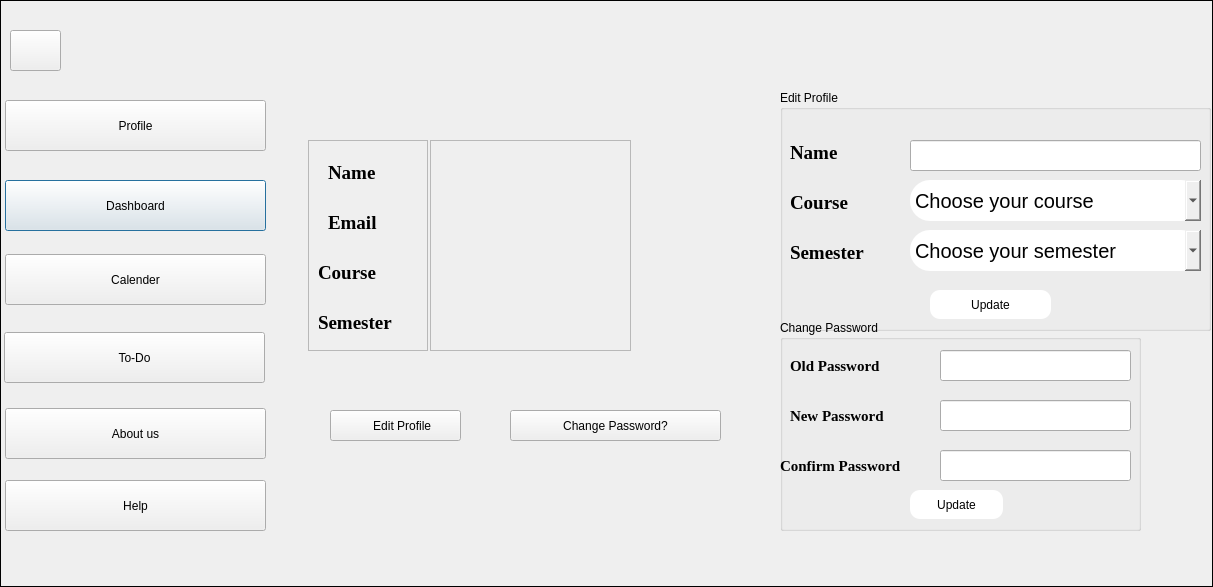
<?xml version="1.0" encoding="UTF-8"?>
<ui version="4.0">
 <class>profile</class>
 <widget class="QDialog" name="profile">
  <property name="geometry">
   <rect>
    <x>0</x>
    <y>0</y>
    <width>1213</width>
    <height>587</height>
   </rect>
  </property>
  <property name="windowTitle">
   <string>Routine Management System</string>
  </property>
  <widget class="QLabel" name="label">
   <property name="geometry">
    <rect>
     <x>1040</x>
     <y>50</y>
     <width>155</width>
     <height>26</height>
    </rect>
   </property>
   <property name="font">
    <font>
     <pointsize>-1</pointsize>
     <bold>true</bold>
    </font>
   </property>
   <property name="styleSheet">
    <string notr="true">font-size: 30px;
font-weight:bold;</string>
   </property>
   <property name="text">
    <string/>
   </property>
  </widget>
  <widget class="QLabel" name="label_2">
   <property name="geometry">
    <rect>
     <x>0</x>
     <y>0</y>
     <width>1213</width>
     <height>587</height>
    </rect>
   </property>
   <property name="sizePolicy">
    <sizepolicy hsizetype="Fixed" vsizetype="Preferred">
     <horstretch>0</horstretch>
     <verstretch>0</verstretch>
    </sizepolicy>
   </property>
   <property name="styleSheet">
    <string notr="true">border-image: url(:/img/IMG resources/Group 23.png);</string>
   </property>
   <property name="frameShape">
    <enum>QFrame::Box</enum>
   </property>
   <property name="text">
    <string/>
   </property>
  </widget>
  <widget class="QFrame" name="frame_3">
   <property name="geometry">
    <rect>
     <x>430</x>
     <y>140</y>
     <width>201</width>
     <height>211</height>
    </rect>
   </property>
   <property name="frameShape">
    <enum>QFrame::StyledPanel</enum>
   </property>
   <property name="frameShadow">
    <enum>QFrame::Raised</enum>
   </property>
   <widget class="QLabel" name="label_sem">
    <property name="geometry">
     <rect>
      <x>12</x>
      <y>170</y>
      <width>181</width>
      <height>27</height>
     </rect>
    </property>
    <property name="font">
     <font>
      <family>Times New Roman</family>
      <pointsize>14</pointsize>
      <bold>true</bold>
     </font>
    </property>
    <property name="text">
     <string/>
    </property>
   </widget>
   <widget class="QLabel" name="label_course">
    <property name="geometry">
     <rect>
      <x>12</x>
      <y>120</y>
      <width>181</width>
      <height>27</height>
     </rect>
    </property>
    <property name="font">
     <font>
      <family>Times New Roman</family>
      <pointsize>14</pointsize>
      <bold>true</bold>
     </font>
    </property>
    <property name="text">
     <string/>
    </property>
   </widget>
   <widget class="QLabel" name="label_name">
    <property name="geometry">
     <rect>
      <x>12</x>
      <y>20</y>
      <width>181</width>
      <height>27</height>
     </rect>
    </property>
    <property name="font">
     <font>
      <family>Times New Roman</family>
      <pointsize>14</pointsize>
      <bold>true</bold>
     </font>
    </property>
    <property name="text">
     <string/>
    </property>
   </widget>
   <widget class="QLabel" name="label_email">
    <property name="geometry">
     <rect>
      <x>12</x>
      <y>70</y>
      <width>181</width>
      <height>27</height>
     </rect>
    </property>
    <property name="font">
     <font>
      <family>Times New Roman</family>
      <pointsize>14</pointsize>
      <bold>true</bold>
     </font>
    </property>
    <property name="text">
     <string/>
    </property>
   </widget>
  </widget>
  <widget class="QFrame" name="frame_2">
   <property name="geometry">
    <rect>
     <x>308</x>
     <y>140</y>
     <width>120</width>
     <height>211</height>
    </rect>
   </property>
   <property name="frameShape">
    <enum>QFrame::StyledPanel</enum>
   </property>
   <property name="frameShadow">
    <enum>QFrame::Raised</enum>
   </property>
   <widget class="QLabel" name="label_7">
    <property name="geometry">
     <rect>
      <x>20</x>
      <y>20</y>
      <width>71</width>
      <height>26</height>
     </rect>
    </property>
    <property name="font">
     <font>
      <family>Times New Roman</family>
      <pointsize>14</pointsize>
      <bold>true</bold>
     </font>
    </property>
    <property name="text">
     <string>Name </string>
    </property>
   </widget>
   <widget class="QLabel" name="label_4">
    <property name="geometry">
     <rect>
      <x>20</x>
      <y>70</y>
      <width>71</width>
      <height>26</height>
     </rect>
    </property>
    <property name="font">
     <font>
      <family>Times New Roman</family>
      <pointsize>14</pointsize>
      <bold>true</bold>
     </font>
    </property>
    <property name="text">
     <string>Email </string>
    </property>
   </widget>
   <widget class="QLabel" name="label_5">
    <property name="geometry">
     <rect>
      <x>10</x>
      <y>120</y>
      <width>91</width>
      <height>26</height>
     </rect>
    </property>
    <property name="font">
     <font>
      <family>Times New Roman</family>
      <pointsize>14</pointsize>
      <bold>true</bold>
     </font>
    </property>
    <property name="text">
     <string>Course </string>
    </property>
   </widget>
   <widget class="QLabel" name="label_6">
    <property name="geometry">
     <rect>
      <x>10</x>
      <y>170</y>
      <width>111</width>
      <height>26</height>
     </rect>
    </property>
    <property name="font">
     <font>
      <family>Times New Roman</family>
      <pointsize>14</pointsize>
      <bold>true</bold>
     </font>
    </property>
    <property name="text">
     <string>Semester </string>
    </property>
   </widget>
   <zorder>label_7</zorder>
   <zorder>label_5</zorder>
   <zorder>label_6</zorder>
   <zorder>label_4</zorder>
  </widget>
  <widget class="QPushButton" name="pushButton_dashboard">
   <property name="geometry">
    <rect>
     <x>5</x>
     <y>180</y>
     <width>261</width>
     <height>51</height>
    </rect>
   </property>
   <property name="styleSheet">
    <string notr="true">
    background-color: white;
    border-style: outset;
    border-width: 4px;
  border-radius: 15px;
    border-color: beige;
    font: bold 14px;
hover{
color: #f5E0E0;
}
   
  

QPushButton#evilButton:pressed {
    background-color: rgb(224, 0, 0);
    border-style: inset;
}</string>
   </property>
   <property name="text">
    <string>Dashboard</string>
   </property>
  </widget>
  <widget class="QPushButton" name="pushButton_ToDo">
   <property name="geometry">
    <rect>
     <x>4</x>
     <y>332</y>
     <width>261</width>
     <height>51</height>
    </rect>
   </property>
   <property name="styleSheet">
    <string notr="true">
    background-color: white;
    border-style: outset;
    border-width: 4px;
  border-radius: 15px;
    border-color: beige;
    font: bold 14px;
hover{
color: #f5E0E0;
}
   
  

QPushButton#evilButton:pressed {
    background-color: rgb(224, 0, 0);
    border-style: inset;
}</string>
   </property>
   <property name="text">
    <string>To-Do</string>
   </property>
  </widget>
  <widget class="QPushButton" name="pushButton_calender">
   <property name="geometry">
    <rect>
     <x>5</x>
     <y>254</y>
     <width>261</width>
     <height>51</height>
    </rect>
   </property>
   <property name="styleSheet">
    <string notr="true">
    background-color: white;
    border-style: outset;
    border-width: 4px;
  border-radius: 15px;
    border-color: beige;
    font: bold 14px;
hover{
color: #f5E0E0;
}
   
  

QPushButton#evilButton:pressed {
    background-color: rgb(224, 0, 0);
    border-style: inset;
}</string>
   </property>
   <property name="text">
    <string>Calender</string>
   </property>
  </widget>
  <widget class="QPushButton" name="pushButton_about">
   <property name="geometry">
    <rect>
     <x>5</x>
     <y>408</y>
     <width>261</width>
     <height>51</height>
    </rect>
   </property>
   <property name="styleSheet">
    <string notr="true">
    background-color: white;
    border-style: outset;
    border-width: 4px;
  border-radius: 15px;
    border-color: beige;
    font: bold 14px;
hover{
color: #f5E0E0;
}
   
  

QPushButton#evilButton:pressed {
    background-color: rgb(224, 0, 0);
    border-style: inset;
}</string>
   </property>
   <property name="text">
    <string>About us</string>
   </property>
  </widget>
  <widget class="QPushButton" name="pushButton_help">
   <property name="geometry">
    <rect>
     <x>5</x>
     <y>480</y>
     <width>261</width>
     <height>51</height>
    </rect>
   </property>
   <property name="styleSheet">
    <string notr="true">
    background-color: white;
    border-style: outset;
    border-width: 4px;
  border-radius: 15px;
    border-color: beige;
    font: bold 14px;
hover{
color: #f5E0E0;
}
   
  

QPushButton#evilButton:pressed {
    background-color: rgb(224, 0, 0);
    border-style: inset;
}</string>
   </property>
   <property name="text">
    <string>Help</string>
   </property>
  </widget>
  <widget class="QPushButton" name="pushButton_profile">
   <property name="geometry">
    <rect>
     <x>5</x>
     <y>100</y>
     <width>261</width>
     <height>51</height>
    </rect>
   </property>
   <property name="styleSheet">
    <string notr="true">
    background-color: white;
    border-style: outset;
    border-width: 4px;
  border-radius: 15px;
    border-color: beige;
    font: bold 14px;
hover{
color: #f5E0E0;
}
   
  

QPushButton#evilButton:pressed {
    background-color: rgb(224, 0, 0);
    border-style: inset;
}</string>
   </property>
   <property name="text">
    <string>Profile</string>
   </property>
  </widget>
  <widget class="QGroupBox" name="groupBox_editProfile">
   <property name="geometry">
    <rect>
     <x>780</x>
     <y>90</y>
     <width>431</width>
     <height>241</height>
    </rect>
   </property>
   <property name="styleSheet">
    <string notr="true"/>
   </property>
   <property name="title">
    <string>Edit Profile</string>
   </property>
   <widget class="QLabel" name="label_8">
    <property name="geometry">
     <rect>
      <x>10</x>
      <y>50</y>
      <width>71</width>
      <height>26</height>
     </rect>
    </property>
    <property name="font">
     <font>
      <family>Times New Roman</family>
      <pointsize>14</pointsize>
      <bold>true</bold>
     </font>
    </property>
    <property name="text">
     <string>Name </string>
    </property>
   </widget>
   <widget class="QLabel" name="label_9">
    <property name="geometry">
     <rect>
      <x>10</x>
      <y>100</y>
      <width>81</width>
      <height>26</height>
     </rect>
    </property>
    <property name="font">
     <font>
      <family>Times New Roman</family>
      <pointsize>14</pointsize>
      <bold>true</bold>
     </font>
    </property>
    <property name="text">
     <string>Course </string>
    </property>
   </widget>
   <widget class="QLabel" name="label_10">
    <property name="geometry">
     <rect>
      <x>10</x>
      <y>150</y>
      <width>111</width>
      <height>26</height>
     </rect>
    </property>
    <property name="font">
     <font>
      <family>Times New Roman</family>
      <pointsize>14</pointsize>
      <bold>true</bold>
     </font>
    </property>
    <property name="text">
     <string>Semester </string>
    </property>
   </widget>
   <widget class="QLineEdit" name="lineEdit_editName">
    <property name="geometry">
     <rect>
      <x>130</x>
      <y>50</y>
      <width>291</width>
      <height>31</height>
     </rect>
    </property>
   </widget>
   <widget class="QComboBox" name="comboBox_editCourse">
    <property name="geometry">
     <rect>
      <x>130</x>
      <y>90</y>
      <width>291</width>
      <height>41</height>
     </rect>
    </property>
    <property name="styleSheet">
     <string notr="true">position: absolute;
width: 675px;
height: 57px;
left: 785px;
top: 252px;


border-radius: 20px;
font-size:20px;
</string>
    </property>
    <item>
     <property name="text">
      <string>Choose your course</string>
     </property>
    </item>
    <item>
     <property name="text">
      <string>Computer Engineering</string>
     </property>
    </item>
    <item>
     <property name="text">
      <string>Civil Engineeing </string>
     </property>
    </item>
    <item>
     <property name="text">
      <string>Mechanical Engineering</string>
     </property>
    </item>
    <item>
     <property name="text">
      <string>Geomatics Engineering</string>
     </property>
    </item>
    <item>
     <property name="text">
      <string>Environmental Engineering</string>
     </property>
    </item>
    <item>
     <property name="text">
      <string>Electrical Engineering</string>
     </property>
    </item>
   </widget>
   <widget class="QComboBox" name="comboBox_editSem">
    <property name="geometry">
     <rect>
      <x>130</x>
      <y>140</y>
      <width>291</width>
      <height>41</height>
     </rect>
    </property>
    <property name="styleSheet">
     <string notr="true">position: absolute;
width: 675px;
height: 57px;
left: 785px;
top: 252px;


border-radius: 20px;
font-size:20px;
</string>
    </property>
    <item>
     <property name="text">
      <string>Choose your semester</string>
     </property>
    </item>
    <item>
     <property name="text">
      <string>I</string>
     </property>
    </item>
    <item>
     <property name="text">
      <string>II</string>
     </property>
    </item>
    <item>
     <property name="text">
      <string>III</string>
     </property>
    </item>
    <item>
     <property name="text">
      <string>IV</string>
     </property>
    </item>
    <item>
     <property name="text">
      <string>V</string>
     </property>
    </item>
    <item>
     <property name="text">
      <string>VI</string>
     </property>
    </item>
    <item>
     <property name="text">
      <string>VII</string>
     </property>
    </item>
    <item>
     <property name="text">
      <string>VIII</string>
     </property>
    </item>
   </widget>
   <widget class="QPushButton" name="pushButton_update">
    <property name="geometry">
     <rect>
      <x>150</x>
      <y>200</y>
      <width>121</width>
      <height>29</height>
     </rect>
    </property>
    <property name="styleSheet">
     <string notr="true">color: rgb(0,0,0);
background-color: rgb(255, 255, 255);
border-radius:10px</string>
    </property>
    <property name="text">
     <string>Update</string>
    </property>
   </widget>
  </widget>
  <widget class="QPushButton" name="pushButton_editProfile_2">
   <property name="geometry">
    <rect>
     <x>510</x>
     <y>410</y>
     <width>211</width>
     <height>31</height>
    </rect>
   </property>
   <property name="styleSheet">
    <string notr="true"> background-color: white;
    border-style: outset;
    border-width: 2px;
  border-radius: 15px;
    border-color: beige;
    font: bold 14px;
hover{
color: #f5E0E0;
}
   
  

QPushButton#evilButton:pressed {
    
    border-style: inset;
}</string>
   </property>
   <property name="text">
    <string>Change Password?</string>
   </property>
  </widget>
  <widget class="QLabel" name="label_editicon_2">
   <property name="geometry">
    <rect>
     <x>517</x>
     <y>414</y>
     <width>31</width>
     <height>21</height>
    </rect>
   </property>
   <property name="styleSheet">
    <string notr="true">border-image: url(:/img/IMG resources/change pass.png);</string>
   </property>
   <property name="text">
    <string/>
   </property>
  </widget>
  <widget class="QGroupBox" name="groupBox_editProfile_2">
   <property name="geometry">
    <rect>
     <x>780</x>
     <y>320</y>
     <width>361</width>
     <height>211</height>
    </rect>
   </property>
   <property name="title">
    <string>Change Password</string>
   </property>
   <widget class="QPushButton" name="pushButton_passupdate">
    <property name="geometry">
     <rect>
      <x>130</x>
      <y>170</y>
      <width>93</width>
      <height>29</height>
     </rect>
    </property>
    <property name="styleSheet">
     <string notr="true">color: rgb(0,0,0);
background-color: rgb(255, 255, 255);
border-radius:10px</string>
    </property>
    <property name="text">
     <string>Update</string>
    </property>
   </widget>
   <widget class="QLabel" name="label_15">
    <property name="geometry">
     <rect>
      <x>10</x>
      <y>80</y>
      <width>111</width>
      <height>31</height>
     </rect>
    </property>
    <property name="font">
     <font>
      <family>Times New Roman</family>
      <pointsize>11</pointsize>
      <bold>true</bold>
     </font>
    </property>
    <property name="text">
     <string>New Password</string>
    </property>
   </widget>
   <widget class="QLabel" name="label_16">
    <property name="geometry">
     <rect>
      <x>0</x>
      <y>130</y>
      <width>151</width>
      <height>31</height>
     </rect>
    </property>
    <property name="font">
     <font>
      <family>Times New Roman</family>
      <pointsize>11</pointsize>
      <bold>true</bold>
     </font>
    </property>
    <property name="text">
     <string>Confirm Password</string>
    </property>
   </widget>
   <widget class="QLineEdit" name="lineEdit_newpass">
    <property name="geometry">
     <rect>
      <x>160</x>
      <y>80</y>
      <width>191</width>
      <height>31</height>
     </rect>
    </property>
    <property name="echoMode">
     <enum>QLineEdit::Password</enum>
    </property>
   </widget>
   <widget class="QLineEdit" name="lineEdit_cnewpass">
    <property name="geometry">
     <rect>
      <x>160</x>
      <y>130</y>
      <width>191</width>
      <height>31</height>
     </rect>
    </property>
    <property name="echoMode">
     <enum>QLineEdit::Password</enum>
    </property>
   </widget>
   <widget class="QLineEdit" name="lineEdit_oldpass">
    <property name="geometry">
     <rect>
      <x>160</x>
      <y>30</y>
      <width>191</width>
      <height>31</height>
     </rect>
    </property>
   </widget>
   <widget class="QLabel" name="label_17">
    <property name="geometry">
     <rect>
      <x>10</x>
      <y>30</y>
      <width>111</width>
      <height>31</height>
     </rect>
    </property>
    <property name="font">
     <font>
      <family>Times New Roman</family>
      <pointsize>11</pointsize>
      <bold>true</bold>
     </font>
    </property>
    <property name="text">
     <string>Old Password</string>
    </property>
   </widget>
  </widget>
  <widget class="QPushButton" name="hamburgerButton">
   <property name="geometry">
    <rect>
     <x>10</x>
     <y>30</y>
     <width>51</width>
     <height>41</height>
    </rect>
   </property>
   <property name="styleSheet">
    <string notr="true">border-image: url(:/img/IMG resources/menu.png);
border-width: 2px;
 
border-color: beige;
QPushButton#evilButton:pressed {
    
    border-style: inset;
}</string>
   </property>
   <property name="text">
    <string/>
   </property>
  </widget>
  <widget class="QPushButton" name="pushButton_EditProfile">
   <property name="geometry">
    <rect>
     <x>330</x>
     <y>410</y>
     <width>131</width>
     <height>31</height>
    </rect>
   </property>
   <property name="styleSheet">
    <string notr="true"> background-color: white;
    border-style: outset;
    border-width: 2px;
  border-radius: 15px;
    border-color: beige;
    font: bold 14px;
hover{
color: #f5E0E0;
}
   
  

QPushButton#evilButton:pressed {
    
    border-style: inset;
}</string>
   </property>
   <property name="text">
    <string>    Edit Profile</string>
   </property>
  </widget>
  <widget class="QLabel" name="label_editicon_3">
   <property name="geometry">
    <rect>
     <x>334</x>
     <y>414</y>
     <width>31</width>
     <height>21</height>
    </rect>
   </property>
   <property name="styleSheet">
    <string notr="true">border-image: url(:/img/IMG resources/edit-pencil-icon.png);</string>
   </property>
   <property name="text">
    <string/>
   </property>
  </widget>
  <zorder>label_2</zorder>
  <zorder>label</zorder>
  <zorder>frame_3</zorder>
  <zorder>pushButton_dashboard</zorder>
  <zorder>pushButton_ToDo</zorder>
  <zorder>pushButton_calender</zorder>
  <zorder>pushButton_about</zorder>
  <zorder>pushButton_help</zorder>
  <zorder>pushButton_profile</zorder>
  <zorder>groupBox_editProfile</zorder>
  <zorder>pushButton_editProfile_2</zorder>
  <zorder>label_editicon_2</zorder>
  <zorder>groupBox_editProfile_2</zorder>
  <zorder>hamburgerButton</zorder>
  <zorder>pushButton_EditProfile</zorder>
  <zorder>label_editicon_3</zorder>
  <zorder>frame_2</zorder>
 </widget>
 <resources/>
 <connections/>
</ui>
